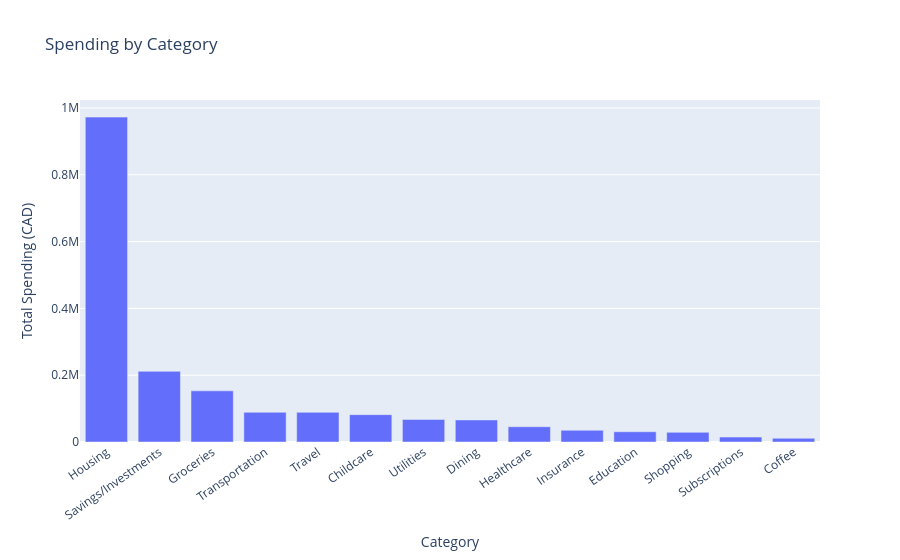

This figure's notebook cell:
### Markdown cell above
## 3.1 Visual Exploratory Analysis

These charts summarize the main spending patterns for the presentation.

### Code cell
import plotly.express as px

expense_df = df[df["amount"] < 0].copy()
expense_df["expense_amount"] = expense_df["amount"].abs()
cashflow_df = df.copy()
cashflow_df["expense_amount"] = cashflow_df["amount"].where(cashflow_df["amount"] < 0, 0).abs()
cashflow_df["income_amount"] = cashflow_df["amount"].where(cashflow_df["amount"] > 0, 0)

category_spending = expense_df.groupby("category", as_index=False)["expense_amount"].sum().sort_values("expense_amount", ascending=False)

fig = px.bar(
    category_spending,
    x="category",
    y="expense_amount",
    title="Spending by Category",
    labels={"category": "Category", "expense_amount": "Total Spending (CAD)"},
)
fig.update_layout(xaxis_tickangle=-35)
fig.show()

### Figure 1 — Plotly figure (JSON) as saved in the notebook; plotly's stock layout.template omitted (floating-point values rounded to 4 significant figures)
{"data": [{"hovertemplate": "Category=%{x}<br>Total Spending (CAD)=%{y}<extra></extra>", "legendgroup": "", "marker": {"color": "#636efa", "pattern": {"shape": ""}}, "name": "", "orientation": "v", "showlegend": false, "textposition": "auto", "type": "bar", "x": ["Housing", "Savings/Investments", "Groceries", "Transportation", "Travel", "Childcare", "Utilities", "Dining", "Healthcare", "Insurance", "Education", "Shopping", "Subscriptions", "Coffee"], "xaxis": "x", "y": [972700.0, 211500.0, 153200.0, 88880.0, 88850.0, 81930.0, 67450.0, 66110.0, 45620.0, 35020.0, 30700.0, 28910.0, 14810.0, 11140.0], "yaxis": "y"}], "layout": {"barmode": "relative", "legend": {"tracegroupgap": 0}, "title": {"text": "Spending by Category"}, "xaxis": {"anchor": "y", "domain": [0, 1], "tickangle": -35, "title": {"text": "Category"}}, "yaxis": {"anchor": "x", "domain": [0, 1], "title": {"text": "Total Spending (CAD)"}}}}
